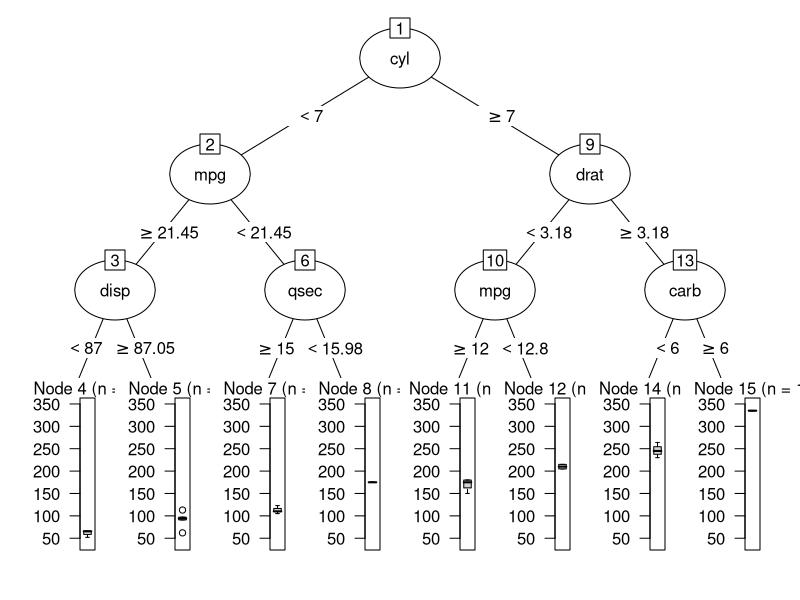

The R source for this figure: (Note: this script raises an error after producing the figure.)
rm(list = ls())
library(rpart)
library(partykit)
library(jsonlite)
library(magrittr)
library(purrr)
library(broom)

# http://stackoverflow.com/questions/34196611/converting-rpart-output-into-json-format-in-r

# json_prsr <- function(tree, node = 1, node_stats = NULL){
#   
#   # Checking the decision tree object
#   if(!is(tree, c("constparty","party")))
#     tree <- partykit::as.party(tree)
#   
#   # Parsing into json format
#   str  <- ""
#   rule <- partykit:::.list.rules.party(tree, node)
#   
#   if(is.null(node_stats))
#     node_stats <- table(tree$fitted[1])
#   
#   children <- partykit::nodeids(tree, node)
#   
#   if (length(children) == 1) {
#     ct  <- node_stats[as.character(children)]
#     str <- paste("{ ","name : '",children,"',size :",ct,",rule :'",rule,"' }", sep='')
#   } else {
#     str <- paste("{ ","name : '", node,"', rule : '", rule, "', children : [", sep='')
#     for(child in children){
#       check <- paste("{ name : '", child, "'", sep='')
#       if(child != node & ( !grepl(check, str, fixed=TRUE) ) ) {
#         child_str <- json_prsr(tree, child, node_stats)
#         str <- paste(str, child_str, ',', sep='')
#       }
#     }
#     str <- substr(str, 1, nchar(str)-1) #Remove the comma
#     str <- paste(str,"]}", sep='')
#   }
#   return(str)
# }
# 
# json <- json_prsr(rpk)
# json <- paste("[", json, "]")


tree_list <- function(tree, node = 1){
  
  # Checking the decision tree object
  if(!is(tree, c("constparty","party")))
    tree <- partykit::as.party(tree)
  
  rule <- partykit:::.list.rules.party(tree, node)
  children <- partykit::nodeids(tree, node)
  size <- sum(table(tree$fitted[1])[as.character(children)], na.rm = TRUE)
  depth <-  depth(tree[[node]])
  summary <- tidy(summary(tree[[node]]$fitted[["(response)"]]))

  isterminal <- length(children) == 1
  
  str <- list(
    name = node,
    size = size,
    depth = depth,
    rule = rule,
    terminal = isterminal,
    summary = summary,
    nchildren = length(children) - 1
  )
  
  if (!isterminal) {

    children2 <- setdiff(children, node)
    str$children <- map(children2, tree_list, tree = tree)
    
  }
  
  return(str)
  
}


# EXAMPLE 1 ---------------------------------------------------------------
tree <- rpart(hp ~ ., data = mtcars, control = rpart.control(minsplit = 4))
tree <- as.party(tree)

plot(tree)

tree %>% 
  tree_list() %>% 
  toJSON(auto_unbox = TRUE, pretty = TRUE) %>% 
  writeLines(con = "data1.json")


# EXAMPLE 2 ---------------------------------------------------------------
tree <- ctree(Species ~ .,data = iris)
plot(tree)

tree %>% 
  tree_list() %>% 
  toJSON(auto_unbox = TRUE, pretty = TRUE) %>% 
  writeLines(con = "data2.json")

nodeapply(tree, id = seq(width(tree)), function(n) info_node(n))


# EXAMPLE 3 ---------------------------------------------------------------
tree <- ctree(Ozone ~ ., data = subset(airquality, !is.na(Ozone)))
plot(tree)

tree %>% 
  tree_list() %>% 
  toJSON(auto_unbox = TRUE, pretty = TRUE) %>% 
  writeLines(con = "data3.json")
